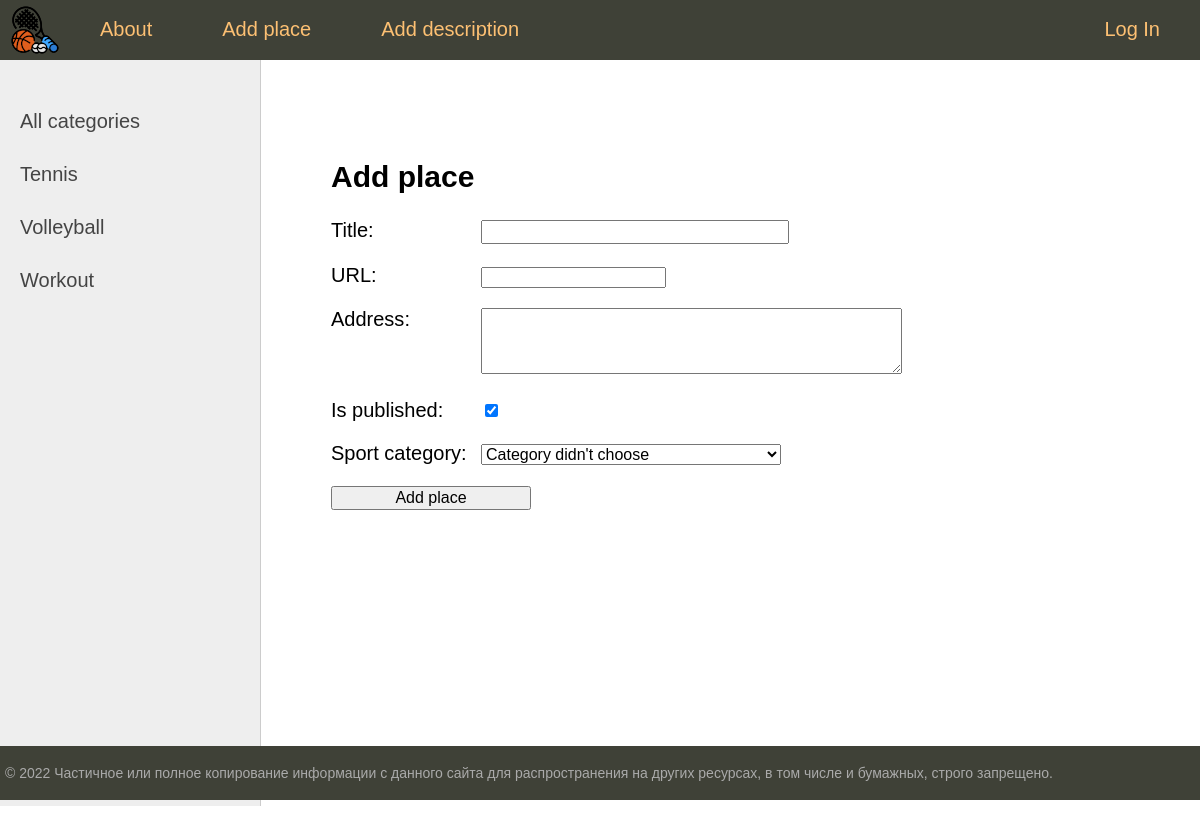
/addplace/, run on the app's committed database.
### place/models.py (models this page shows)
class SportCategory(models.Model):
    title = models.CharField(max_length=255, verbose_name='Category title')
    slug = models.SlugField(max_length=255, unique=True, db_index=True, verbose_name='Category')
    def __str__(self):
        return self.title
    def get_absolute_url(self):
        return reverse('sportcategory', kwargs={'cat_slug': self.slug})
    class Meta:
        verbose_name = 'Sport category'
        verbose_name_plural = 'Sport categories'
        ordering = ['title', 'id']

### place/views.py (the view)
# urls.py: path('addplace/', add_place, name='add_place'),
def add_place(request):
    if request.method == 'POST':
        form_place = AddPlaceForm(request.POST)
        if form_place.is_valid():
            form_place.save()
            return redirect('home')
    else:
        form_place = AddPlaceForm()
    context = {
        'menu': menu,
        'title': 'Add place',
        'form_place': form_place,
    }
    return render(request, 'place/addplace.html', context)

### place/forms.py
class AddPlaceForm(forms.ModelForm):
    def __init__(self, *args, **kwargs):
        super().__init__(*args, **kwargs)
        self.fields['sport_category'].empty_label = "Category didn't choose"
    class Meta:
        model = PlaceTitle
        fields = ['title', 'slug', 'address', 'is_published', 'sport_category']
        widgets = {
            'title': forms.TextInput(attrs={'class': 'form-input'}),
            'address': forms.Textarea(attrs={'cols': 50, 'rows': 4}),
            'sport_category': forms.Select(attrs={'class': 'form-input'}),
        }

### place/templatetags/place_tags.py (called while the page is built)
@register.inclusion_tag('place/list_categories.html')
def show_category(sort=None, cat_selected=0):
    if not sort:
        cats =  SportCategory.objects.all()
    else:
        cats =  SportCategory.objects.order_by(sort)
    return {"cats": cats, "cat_selected": cat_selected}

### place/templates/place/addplace.html (shortened to what this page needs)
{% extends 'place/base.html' %}
{% load place_tags %}
{% block content %}
<h2>{{ title }}</h2>
<form action="{% url 'add_place' %}" method="post">
    {% for f in form_place %}
    <p><label class="form-label" for="{{ f.id_for_label }}">{{ f.label }}:</label>{{ f }}
    {% endfor %}
    <p><button type="submit" class="form-button">Add place</button></p>
</form>
{% endblock %}

### place/templates/place/list_categories.html
{% for c in cats %}
{% if c.slug == cat_selected %}
    <li class="selected">{{ c.title }}</li>
{% else %}
    <li><a href={{ c.get_absolute_url }}>{{ c.title }}</a></li>
{% endif %}
{% endfor %}

### place/static/place/css/styles.css (style rules this page uses)
html, body { font-family: 'Arial'; margin: 0; padding: 0; height: 100%; width: 100%; color: #444; }
a { color: #0059b2; text-decoration: none; }
.left-chapters ul li { margin: 30px 0 0 0; color: #999; }
.left-chapters ul li a { color: #444; text-decoration: none; }
.form-input { width: 300px; font-size: 16px; }
.form-label { display: inline-block; min-width: 150px; vertical-align: top; }
.form-button { min-width: 200px; font-size: 16px; }

### data on the page
SportCategory: title "Tennis"
SportCategory: title "Volleyball"
SportCategory: title "Workout"

### other printed values
{{ m.title }} "About" "Add place" "Add description"
{{ m.title }} "Log In"
{{ title }} "Add place"
{{ f.label }} "Title" "URL" "Address" "Is published" "Sport category"
